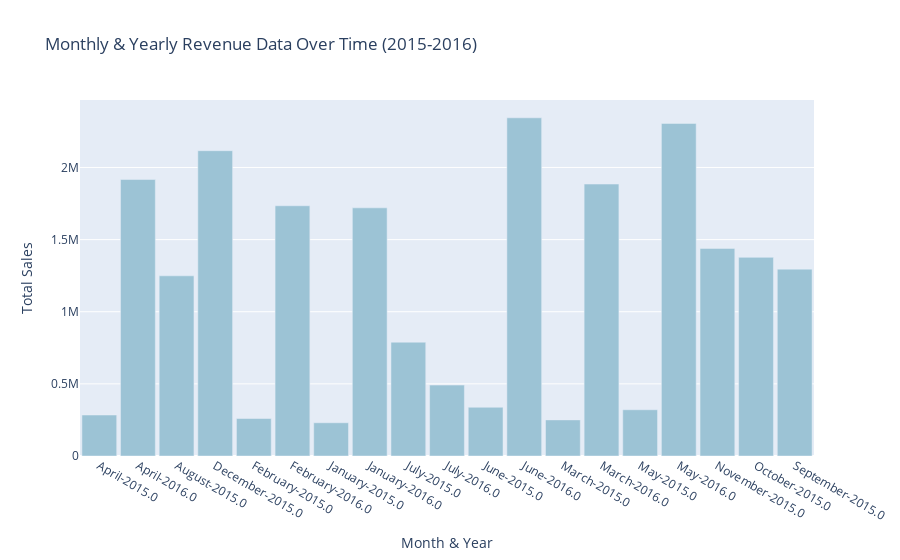

The cell this chart's notebook holds for it:
### Markdown cell above
## Monthly and Yearly Revenue Data Over Time(2015-2016)

### Code cell
category_sales = sales_data.groupby(['Month', 'Year'])['Revenue'].sum().reset_index()
light_blue = 'rgb(156, 195, 213)'
    x=category_sales['Month'].astype(str) + '-' + category_sales['Year'].astype(str),
    y=category_sales['Revenue'],
    marker=dict(color=light_blue)  
layout = go.Layout(
    title='Monthly & Yearly Revenue Data Over Time (2015-2016)',
    xaxis=dict(title='Month & Year'),
    yaxis=dict(title='Total Sales'),
    bargap=0.1
)
fig = go.Figure(data=[trace], layout=layout)
fig.show()

### Figure 1 — Plotly figure (JSON) as saved in the notebook; plotly's stock layout.template omitted (floating-point values rounded to 4 significant figures)
{"data": [{"marker": {"color": "rgb(156, 195, 213)"}, "type": "bar", "x": ["April-2015.0", "April-2016.0", "August-2015.0", "December-2015.0", "February-2015.0", "February-2016.0", "January-2015.0", "January-2016.0", "July-2015.0", "July-2016.0", "June-2015.0", "June-2016.0", "March-2015.0", "March-2016.0", "May-2015.0", "May-2016.0", "November-2015.0", "October-2015.0", "September-2015.0"], "y": [284143, 1916347, 1249000.0, 2116097, 259857, 1734376, 230549, 1720072, 789054, 491612, 337756, 2344229, 250358, 1884978, 320629, 2305191, 1438928, 1376969, 1295246]}], "layout": {"bargap": 0.1, "title": {"text": "Monthly & Yearly Revenue Data Over Time (2015-2016)"}, "xaxis": {"title": {"text": "Month & Year"}}, "yaxis": {"title": {"text": "Total Sales"}}}}
